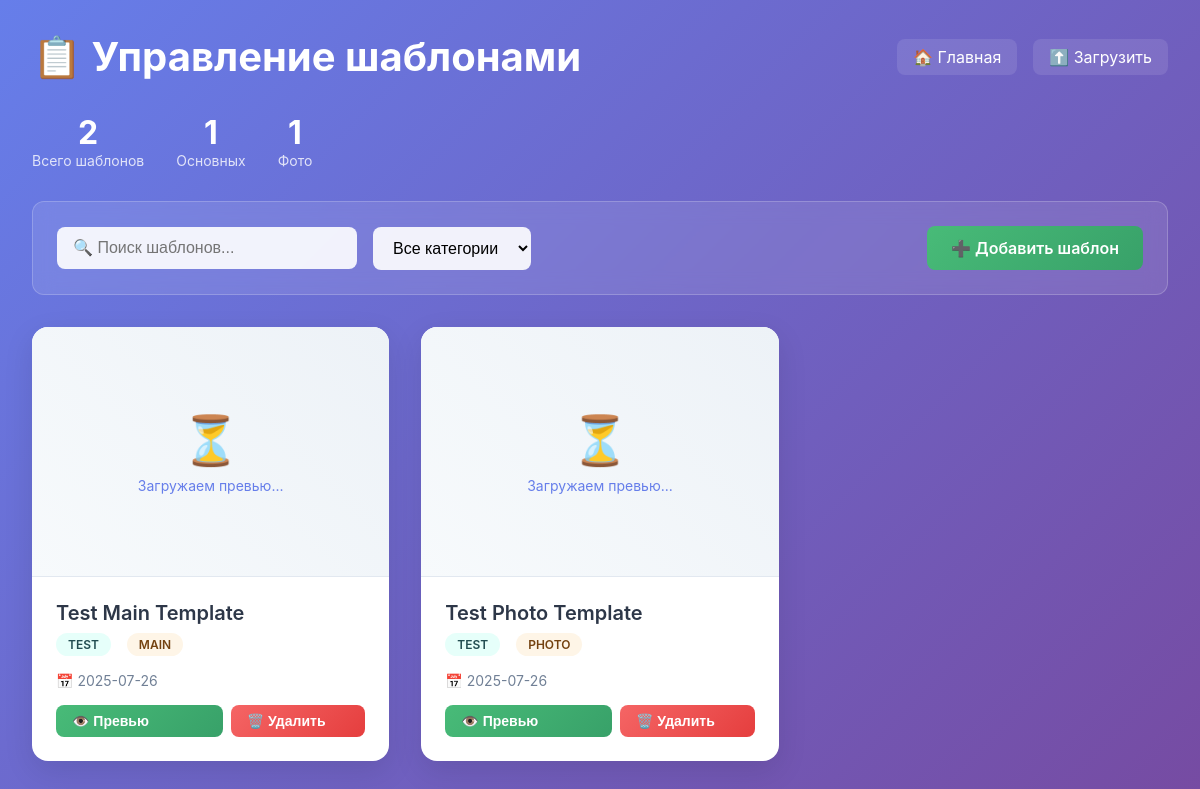
Page /templates on the earlier database version.
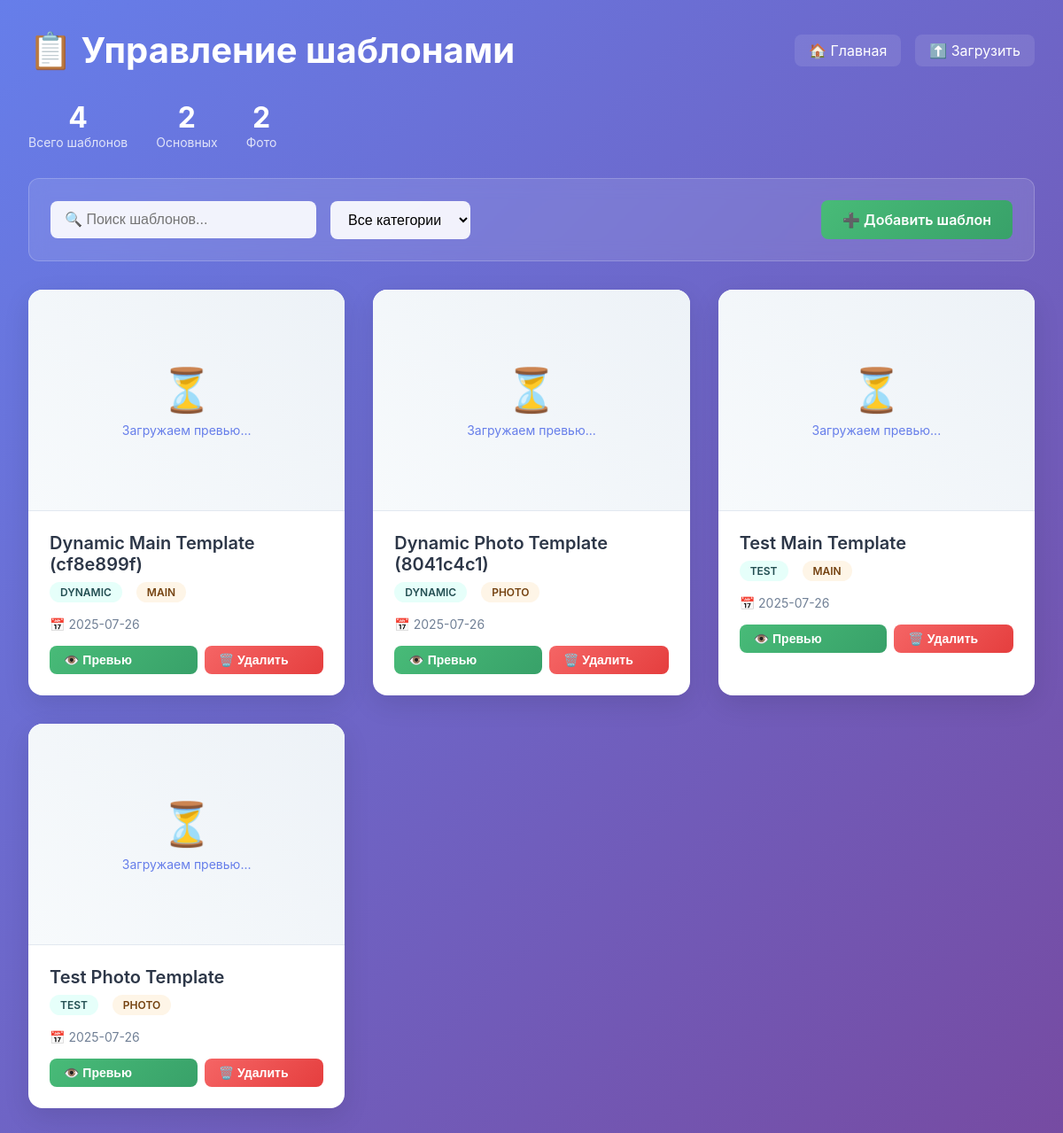
Same page on the later database version.
### tables this page shows
CREATE TABLE templates (
            id TEXT PRIMARY KEY,
            name TEXT NOT NULL,
            category TEXT NOT NULL,
            template_role TEXT NOT NULL,
            svg_content TEXT NOT NULL,
            dyno_fields TEXT,
            created_at TIMESTAMP DEFAULT CURRENT_TIMESTAMP
        );

### app.py (the view)
@app.route('/templates')
def templates_page():
    try:
        ensure_db_exists()
        conn = sqlite3.connect(DATABASE_PATH)
        cursor = conn.cursor()
        cursor.execute('SELECT id, name, category, template_role, created_at FROM templates ORDER BY created_at DESC')
        templates_data = cursor.fetchall()
        conn.close()
        templates = []
        for template in templates_data:
            templates.append({
                'id': template[0],
                'name': template[1],
                'category': template[2],
                'template_role': template[3],
                'created_at': template[4]
            })
        return render_template('templates.html', templates=templates)
    except Exception as e:
        print(f"Ошибка в templates_page: {str(e)}")
        return render_template('templates.html', templates=[])

### templates/templates.html (shortened to what this page needs)
<!DOCTYPE html>
<html lang="ru">
<head>
</head>
<body>
    <div class="container">
        <div class="header">
            <h1>📋 Управление шаблонами</h1>
            <div class="nav-links">
                <a href="/" class="nav-link">🏠 Главная</a>
                <a href="/upload" class="nav-link">⬆️ Загрузить</a>
            </div>
        </div>
        <div class="stats-bar">
            <div class="stat-item">
                <div class="stat-number">{{ templates|length }}</div>
                <div class="stat-label">Всего шаблонов</div>
            </div>
            <div class="stat-item">
                <div class="stat-number">{{ templates|selectattr('template_role', 'equalto', 'main')|list|length }}</div>
                <div class="stat-label">Основных</div>
            </div>
            <div class="stat-item">
                <div class="stat-number">{{ templates|selectattr('template_role', 'equalto', 'photo')|list|length }}</div>
                <div class="stat-label">Фото</div>
            </div>
        </div>
        <div class="controls">
            <div class="search-box">
                <input type="text" class="search-input" placeholder="🔍 Поиск шаблонов..." id="searchInput">
                <select class="filter-select" id="categoryFilter">
                    <option value="">Все категории</option>
                </select>
            </div>
            <a href="/upload" class="btn">
                ➕ Добавить шаблон
            </a>
        </div>
        {% if templates %}
            <div class="templates-grid" id="templatesGrid">
                {% for template in templates %}
                    <div class="template-card" data-category="{{ template.category }}" data-name="{{ template.name|lower }}">
                        <div class="template-preview" id="preview-{{ template.id }}">
                            <div class="preview-placeholder loading">
                                <div class="icon">⏳</div>
                                <div class="text">Загружаем превью...</div>
                            </div>
                        </div>
                        <div class="template-info">
                            <div class="template-name">{{ template.name }}</div>
                            <div class="template-meta">
                                <span class="template-badge badge-category">{{ template.category }}</span>
                                <span class="template-badge badge-role">{{ template.template_role }}</span>
                            </div>
                            <div class="template-date">
                                📅 {{ template.created_at[:10] }}
                            </div>
                            <div class="template-actions">
                                <button class="btn btn-small" onclick="openPreviewModal('{{ template.id }}', '{{ template.name }}')">
                                    👁️ Превью
                                </button>
                                <form method="POST" action="/delete/{{ template.id }}" style="flex: 1;"
                                      onsubmit="return confirm('Удалить шаблон {{ template.name }}?')">
                                    <button type="submit" class="btn btn-danger btn-small" style="width: 100%;">
                                        🗑️ Удалить
                                    </button>
                                </form>
                            </div>
                        </div>
                    </div>
                {% endfor %}
            </div>
        {% else %}
            <div class="empty-state">
                <h3>📭 Шаблоны не найдены</h3>
                <p>Загрузите первый шаблон, чтобы начать работу</p>
                <a href="/upload" class="btn">➕ Загрузить шаблон</a>
            </div>
        {% endif %}
    </div>

### templates/templates.html (style rules this page uses)
* { margin: 0; padding: 0; box-sizing: border-box; }
body { font-family: -apple-system, BlinkMacSystemFont, 'Segoe UI', Roboto, sans-serif; background: linear-gradient(135deg, #667eea 0%, #764ba2 100%); min-height: 100vh; color: #333; }
.container { max-width: 1400px; margin: 0 auto; padding: 2rem; }
.header { display: flex; justify-content: space-between; align-items: center; margin-bottom: 2rem; color: white; }
.header h1 { font-size: 2.5rem; font-weight: 700; }
.nav-links { display: flex; gap: 1rem; }
.nav-link { color: white; text-decoration: none; padding: 0.5rem 1rem; border-radius: 8px; background: rgba(255,255,255,0.1); transition: all 0.3s ease; }
.controls { display: flex; justify-content: space-between; align-items: center; margin-bottom: 2rem; background: rgba(255,255,255,0.1); backdrop-filter: blur(10px); padding: 1.5rem; border-radius: 12px; border: 1px solid rgba(255,255,255,0.2); }
.search-box { display: flex; gap: 1rem; align-items: center; }
.search-input { padding: 0.75rem 1rem; border: none; border-radius: 8px; background: rgba(255,255,255,0.9); font-size: 1rem; width: 300px; }
.filter-select { padding: 0.75rem 1rem; border: none; border-radius: 8px; background: rgba(255,255,255,0.9); font-size: 1rem; }
.btn { padding: 0.75rem 1.5rem; background: linear-gradient(135deg, #48bb78, #38a169); color: white; text-decoration: none; border-radius: 8px; font-weight: 600; transition: all 0.3s ease; border: none; cursor: pointer; display: inline-flex; align-items: center; gap: 0.5rem; }
.btn-danger { background: linear-gradient(135deg, #f56565, #e53e3e); }
.templates-grid { display: grid; grid-template-columns: repeat(auto-fill, minmax(350px, 1fr)); gap: 2rem; }
.template-card { background: white; border-radius: 16px; overflow: hidden; box-shadow: 0 10px 30px rgba(0,0,0,0.1); transition: all 0.3s ease; }
.template-preview { height: 250px; background: linear-gradient(45deg, #f7fafc, #edf2f7); display: flex; align-items: center; justify-content: center; position: relative; overflow: hidden; border-bottom: 1px solid #e2e8f0; }
.template-preview .preview-placeholder { display: flex; flex-direction: column; align-items: center; color: #a0aec0; }
.template-preview .preview-placeholder .icon { font-size: 3rem; margin-bottom: 0.5rem; }
.template-preview .preview-placeholder .text { font-size: 0.875rem; }
.template-preview .loading { color: #667eea; animation: pulse 1.5s infinite; }
.template-info { padding: 1.5rem; }
.template-name { font-size: 1.25rem; font-weight: 600; margin-bottom: 0.5rem; color: #2d3748; }
.template-meta { display: flex; gap: 1rem; margin-bottom: 1rem; }
.template-badge { padding: 0.25rem 0.75rem; border-radius: 20px; font-size: 0.75rem; font-weight: 600; text-transform: uppercase; }
.badge-category { background: #e6fffa; color: #234e52; }
.badge-role { background: #fef5e7; color: #744210; }
.template-date { color: #718096; font-size: 0.875rem; margin-bottom: 1rem; }
.template-actions { display: flex; gap: 0.5rem; }
.btn-small { padding: 0.5rem 1rem; font-size: 0.875rem; flex: 1; }
.stats-bar { display: flex; gap: 2rem; margin-bottom: 2rem; color: white; }
.stat-item { text-align: center; }
.stat-number { font-size: 2rem; font-weight: 700; }
.stat-label { opacity: 0.8; font-size: 0.875rem; }

Differences in the rows shown:
added templates: name "Dynamic Main Template (cf8e899f)", category "DYNAMIC", template_role "MAIN", created_at "2025-07-26"
added templates: name "Dynamic Photo Template (8041c4c1)", category "DYNAMIC", template_role "PHOTO", created_at "2025-07-26"
Other differences:
{{ templates|length }}: "2" → "4"
{{ templates|selectattr('template_role', 'equalto', 'main')|list|length }}: "1" → "2"
{{ templates|selectattr('template_role', 'equalto', 'photo')|list|length }}: "1" → "2"
